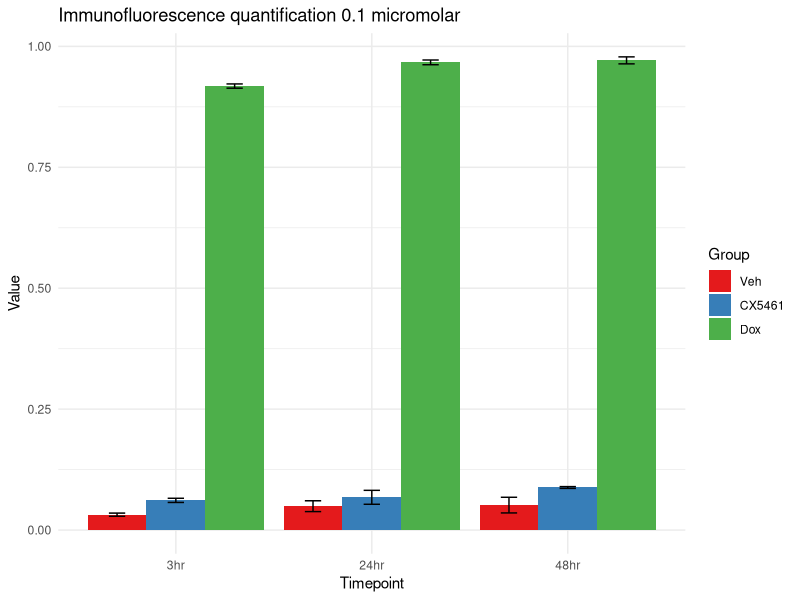

Here is the R script that generated this plot:
## ---- chunk 1
# Load necessary libraries
library(ggplot2)

# Create the dataset
data <- data.frame(
  Group = c("CX5461", "CX5461", "CX5461", "Dox", "Dox", "Dox", "Veh", "Veh", "Veh"),
  Timepoint = rep(c("3hr", "24hr", "48hr"), 3),
  Value = c(0.061466165, 0.067762557, 0.088047269, 0.917955172, 0.966928151, 0.971058146, 0.031829574, 0.049387, 0.051628802),
  SD = c(0.004323308, 0.014429224, 0.001840372, 0.004374925, 0.004902835, 0.007202724, 0.003258145, 0.011219061, 0.016167809)
)

# Ensure the order of groups and timepoints
data$Group <- factor(data$Group, levels = c("Veh", "CX5461", "Dox"))
data$Timepoint <- factor(data$Timepoint, levels = c("3hr", "24hr", "48hr"))

# Create the bar chart with error bars
ggplot(data, aes(x = Timepoint, y = Value, fill = Group)) +
  geom_bar(stat = "identity", position = "dodge") +
  geom_errorbar(aes(ymin = Value - SD, ymax = Value + SD), 
                position = position_dodge(0.9), width = 0.25) +
  labs(title = "Immunofluorescence quantification 0.1 micromolar", 
       x = "Timepoint", 
       y = "Value") +
  theme_minimal() +
  scale_fill_brewer(palette = "Set1")
